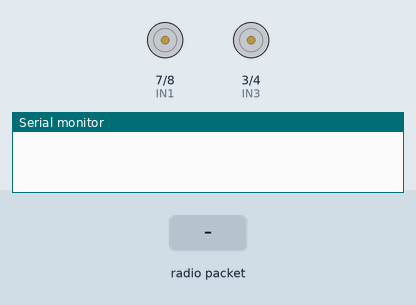
This sketch was run on a simulated Arduino Uno, built with avr-gcc and run on an emulated ATmega328P. Shown: motor-driver pin pairs drawn as motors (green arrow = first pin HIGH = forward, orange = second pin HIGH = backward, longer = more drive, scaled by the enable pin), the last lines printed to the serial monitor. The inputs (shaded band) are chosen by the test bench. No radio packets arrive unless stated.

Above: at 1.2 s.
1.3 s: radio packet "up" arrives
At 1.9 s:
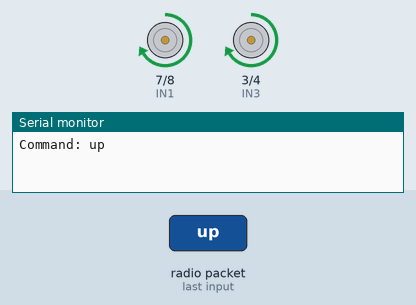
2.8 s: radio packet "down" arrives
At 4.0 s:
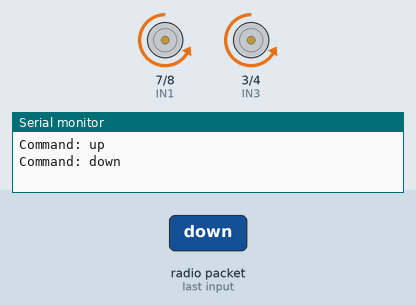
4.3 s: radio packet "left" arrives
At 5.3 s:
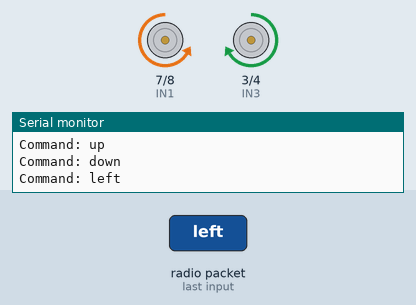
5.8 s: radio packet "right" arrives
At 6.5 s:
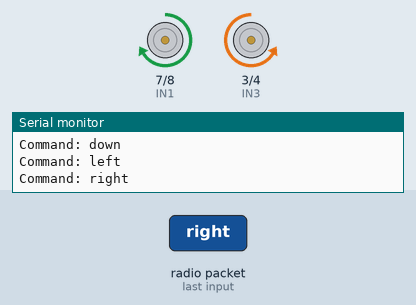
Timing chart, 0 to 8.3 s (numbered marks = the images above; inputs shaded):
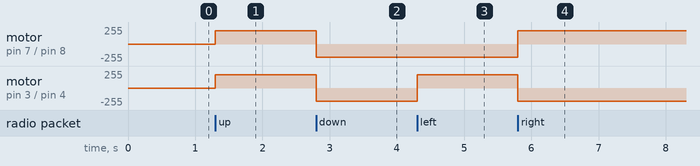

The sketch:

01_BasicReceiver.ino
```cpp
#include <SPI.h>
#include <RF24.h>

// -------------------- Motor Pins (given) --------------------
#define IN1 7   // Left motor forward
#define IN2 8   // Left motor backward
#define ENA 6   // Left motor PWM

#define IN3 3   // Right motor forward
#define IN4 4   // Right motor backward
#define ENB 5   // Right motor PWM

// -------------------- NRF24L01 Setup --------------------
#define CE_PIN A3
#define CSN_PIN A2
RF24 radio(CE_PIN, CSN_PIN);

// Must match transmitter’s address
//const byte address[6] = "00001";
const uint64_t pipe = 0xE8E8F0F0E1LL;

// -------------------- Motor Functions --------------------
void stopMotors() {
  digitalWrite(IN1, LOW);
  digitalWrite(IN2, LOW);
  analogWrite(ENA, 0);

  digitalWrite(IN3, LOW);
  digitalWrite(IN4, LOW);
  analogWrite(ENB, 0);
}

void forward() {
  digitalWrite(IN1, HIGH);
  digitalWrite(IN2, LOW);
  analogWrite(ENA, 200);

  digitalWrite(IN3, HIGH);
  digitalWrite(IN4, LOW);
  analogWrite(ENB, 200);
}

void backward() {
  digitalWrite(IN1, LOW);
  digitalWrite(IN2, HIGH);
  analogWrite(ENA, 200);

  digitalWrite(IN3, LOW);
  digitalWrite(IN4, HIGH);
  analogWrite(ENB, 200);
}

void left() {
  digitalWrite(IN1, LOW);
  digitalWrite(IN2, HIGH);
  analogWrite(ENA, 200);

  digitalWrite(IN3, HIGH);
  digitalWrite(IN4, LOW);
  analogWrite(ENB, 200);
}

void right() {
  digitalWrite(IN1, HIGH);
  digitalWrite(IN2, LOW);
  analogWrite(ENA, 200);

  digitalWrite(IN3, LOW);
  digitalWrite(IN4, HIGH);
  analogWrite(ENB, 200);
}

// -------------------- Setup --------------------
void setup() {
  Serial.begin(9600);

  pinMode(IN1, OUTPUT);
  pinMode(IN2, OUTPUT);
  pinMode(ENA, OUTPUT);
  pinMode(IN3, OUTPUT);
  pinMode(IN4, OUTPUT);
  pinMode(ENB, OUTPUT);

  stopMotors();

  radio.begin();
  radio.openReadingPipe(0, pipe);
  radio.setPALevel(RF24_PA_LOW);
  radio.startListening();
}

// -------------------- Loop --------------------
void loop() {
  if (radio.available()) {
    char text[32] = "";
    radio.read(&text, sizeof(text));

    String cmd = String(text);
    cmd.toLowerCase();  // normalize

    Serial.print("Command: ");
    Serial.println(cmd);

    if (cmd.indexOf("up") == 0) {
      forward();
    } else if (cmd.indexOf("down") == 0) {
      backward();
    } else if (cmd.indexOf("left") == 0) {
      left();
    } else if (cmd.indexOf("right") == 0) {
      right();
    } else {
      stopMotors();
    }
  }
}
```

Measured:
- after the input at 1.3 s, motor on pin 7 (IN1) / pin 8 (IN2), motor on pin 3 (IN3) / pin 4 (IN4): stopped → forward 200/255 at once
- after the input at 2.8 s, motor on pin 7 (IN1) / pin 8 (IN2), motor on pin 3 (IN3) / pin 4 (IN4): forward 200/255 → backward 200/255 at once
- after the input at 4.3 s, motor on pin 3 (IN3) / pin 4 (IN4): backward 200/255 → forward 200/255 at once
- after the input at 5.8 s, motor on pin 7 (IN1) / pin 8 (IN2): backward 200/255 → forward 200/255 at once; motor on pin 3 (IN3) / pin 4 (IN4): forward 200/255 → backward 200/255 at once
